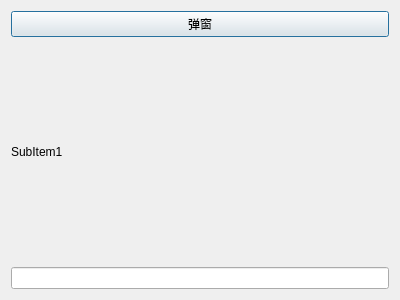
<?xml version="1.0" encoding="UTF-8"?>
<ui version="4.0">
 <class>SubItem1</class>
 <widget class="QDialog" name="SubItem1">
  <property name="geometry">
   <rect>
    <x>0</x>
    <y>0</y>
    <width>400</width>
    <height>300</height>
   </rect>
  </property>
  <property name="windowTitle">
   <string>Dialog</string>
  </property>
  <layout class="QVBoxLayout" name="verticalLayout">
   <item>
    <widget class="QPushButton" name="pushButton">
     <property name="text">
      <string>弹窗</string>
     </property>
    </widget>
   </item>
   <item>
    <widget class="QLabel" name="label">
     <property name="text">
      <string>SubItem1</string>
     </property>
    </widget>
   </item>
   <item>
    <widget class="QLineEdit" name="lineEdit"/>
   </item>
  </layout>
 </widget>
 <resources/>
 <connections/>
</ui>
